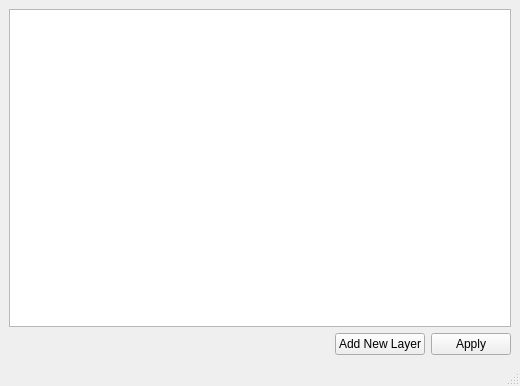
<?xml version="1.0" encoding="UTF-8"?>
<ui version="4.0">
 <class>ColorSpecsUI</class>
 <widget class="QMainWindow" name="ColorSpecsUI">
  <property name="geometry">
   <rect>
    <x>0</x>
    <y>0</y>
    <width>520</width>
    <height>386</height>
   </rect>
  </property>
  <property name="windowTitle">
   <string>Color specifications</string>
  </property>
  <widget class="QWidget" name="centralwidget">
   <layout class="QVBoxLayout" name="verticalLayout">
    <item>
     <widget class="QTableWidget" name="tabColorSpecs"/>
    </item>
    <item>
     <layout class="QHBoxLayout" name="horizontalLayout_2">
      <item>
       <spacer name="horizontalSpacer">
        <property name="orientation">
         <enum>Qt::Horizontal</enum>
        </property>
        <property name="sizeHint" stdset="0">
         <size>
          <width>40</width>
          <height>20</height>
         </size>
        </property>
       </spacer>
      </item>
      <item>
       <widget class="QPushButton" name="add_new_layer_pb">
        <property name="text">
         <string>Add New Layer</string>
        </property>
       </widget>
      </item>
      <item>
       <widget class="QPushButton" name="change_layer_data">
        <property name="text">
         <string>Apply</string>
        </property>
       </widget>
      </item>
     </layout>
    </item>
   </layout>
  </widget>
  <widget class="QMenuBar" name="menubar">
   <property name="geometry">
    <rect>
     <x>0</x>
     <y>0</y>
     <width>520</width>
     <height>21</height>
    </rect>
   </property>
  </widget>
  <widget class="QStatusBar" name="statusbar"/>
 </widget>
 <resources/>
 <connections/>
</ui>
